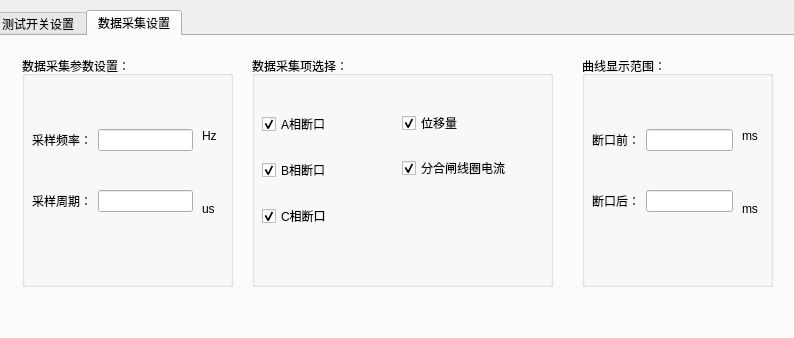
<?xml version="1.0" encoding="UTF-8"?>
<ui version="4.0">
 <class>TestObject</class>
 <widget class="QDialog" name="TestObject">
  <property name="geometry">
   <rect>
    <x>0</x>
    <y>0</y>
    <width>794</width>
    <height>338</height>
   </rect>
  </property>
  <property name="windowTitle">
   <string>试验参数设置</string>
  </property>
  <widget class="QTabWidget" name="tabWidget">
   <property name="geometry">
    <rect>
     <x>-10</x>
     <y>10</y>
     <width>811</width>
     <height>331</height>
    </rect>
   </property>
   <property name="currentIndex">
    <number>1</number>
   </property>
   <widget class="QWidget" name="tab">
    <attribute name="title">
     <string>测试开关设置</string>
    </attribute>
    <widget class="QGroupBox" name="groupBox">
     <property name="geometry">
      <rect>
       <x>150</x>
       <y>20</y>
       <width>211</width>
       <height>201</height>
      </rect>
     </property>
     <property name="title">
      <string>测试开关类型：</string>
     </property>
     <widget class="QWidget" name="layoutWidget">
      <property name="geometry">
       <rect>
        <x>30</x>
        <y>50</y>
        <width>102</width>
        <height>131</height>
       </rect>
      </property>
      <layout class="QVBoxLayout" name="verticalLayout">
       <item>
        <widget class="QRadioButton" name="radioButton_4">
         <property name="text">
          <string>断路器</string>
         </property>
        </widget>
       </item>
       <item>
        <widget class="QRadioButton" name="radioButton_5">
         <property name="text">
          <string>负荷开关</string>
         </property>
        </widget>
       </item>
      </layout>
     </widget>
    </widget>
    <widget class="QGroupBox" name="groupBox_2">
     <property name="geometry">
      <rect>
       <x>460</x>
       <y>20</y>
       <width>211</width>
       <height>201</height>
      </rect>
     </property>
     <property name="title">
      <string>测试开关动作方式：</string>
     </property>
     <widget class="QWidget" name="layoutWidget">
      <property name="geometry">
       <rect>
        <x>30</x>
        <y>50</y>
        <width>119</width>
        <height>121</height>
       </rect>
      </property>
      <layout class="QVBoxLayout" name="verticalLayout_2">
       <item>
        <widget class="QRadioButton" name="radioButton">
         <property name="text">
          <string>单次合闸</string>
         </property>
        </widget>
       </item>
       <item>
        <widget class="QRadioButton" name="radioButton_2">
         <property name="text">
          <string>单次分闸</string>
         </property>
        </widget>
       </item>
       <item>
        <widget class="QRadioButton" name="radioButton_3">
         <property name="text">
          <string>单次分合闸</string>
         </property>
        </widget>
       </item>
      </layout>
     </widget>
    </widget>
   </widget>
   <widget class="QWidget" name="tab_2">
    <attribute name="title">
     <string>数据采集设置</string>
    </attribute>
    <widget class="QGroupBox" name="groupBox_3">
     <property name="geometry">
      <rect>
       <x>30</x>
       <y>20</y>
       <width>211</width>
       <height>231</height>
      </rect>
     </property>
     <property name="title">
      <string>数据采集参数设置：</string>
     </property>
     <widget class="QLabel" name="label_3">
      <property name="geometry">
       <rect>
        <x>180</x>
        <y>70</y>
        <width>31</width>
        <height>20</height>
       </rect>
      </property>
      <property name="text">
       <string>Hz</string>
      </property>
     </widget>
     <widget class="QLabel" name="label_4">
      <property name="geometry">
       <rect>
        <x>180</x>
        <y>140</y>
        <width>41</width>
        <height>26</height>
       </rect>
      </property>
      <property name="text">
       <string>us</string>
      </property>
     </widget>
     <widget class="QWidget" name="layoutWidget">
      <property name="geometry">
       <rect>
        <x>10</x>
        <y>40</y>
        <width>161</width>
        <height>151</height>
       </rect>
      </property>
      <layout class="QVBoxLayout" name="verticalLayout_3">
       <item>
        <layout class="QHBoxLayout" name="horizontalLayout">
         <item>
          <widget class="QLabel" name="label">
           <property name="text">
            <string>采样频率：</string>
           </property>
          </widget>
         </item>
         <item>
          <widget class="QLineEdit" name="sampling_frequence"/>
         </item>
        </layout>
       </item>
       <item>
        <layout class="QHBoxLayout" name="horizontalLayout_2">
         <item>
          <widget class="QLabel" name="label_2">
           <property name="text">
            <string>采样周期：</string>
           </property>
          </widget>
         </item>
         <item>
          <widget class="QLineEdit" name="sampling_cycle"/>
         </item>
        </layout>
       </item>
      </layout>
     </widget>
    </widget>
    <widget class="QGroupBox" name="groupBox_4">
     <property name="geometry">
      <rect>
       <x>590</x>
       <y>20</y>
       <width>191</width>
       <height>231</height>
      </rect>
     </property>
     <property name="title">
      <string>曲线显示范围：</string>
     </property>
     <widget class="QLabel" name="label_5">
      <property name="geometry">
       <rect>
        <x>160</x>
        <y>70</y>
        <width>31</width>
        <height>20</height>
       </rect>
      </property>
      <property name="text">
       <string>ms</string>
      </property>
     </widget>
     <widget class="QLabel" name="label_6">
      <property name="geometry">
       <rect>
        <x>160</x>
        <y>140</y>
        <width>41</width>
        <height>26</height>
       </rect>
      </property>
      <property name="text">
       <string>ms</string>
      </property>
     </widget>
     <widget class="QWidget" name="layoutWidget">
      <property name="geometry">
       <rect>
        <x>10</x>
        <y>40</y>
        <width>141</width>
        <height>151</height>
       </rect>
      </property>
      <layout class="QVBoxLayout" name="verticalLayout_4">
       <item>
        <layout class="QHBoxLayout" name="horizontalLayout_3">
         <item>
          <widget class="QLabel" name="label_7">
           <property name="text">
            <string>断口前：</string>
           </property>
          </widget>
         </item>
         <item>
          <widget class="QLineEdit" name="fracture_before"/>
         </item>
        </layout>
       </item>
       <item>
        <layout class="QHBoxLayout" name="horizontalLayout_4">
         <item>
          <widget class="QLabel" name="label_8">
           <property name="text">
            <string>断口后：</string>
           </property>
          </widget>
         </item>
         <item>
          <widget class="QLineEdit" name="fracture_after"/>
         </item>
        </layout>
       </item>
      </layout>
     </widget>
    </widget>
    <widget class="QGroupBox" name="groupBox_5">
     <property name="geometry">
      <rect>
       <x>260</x>
       <y>20</y>
       <width>301</width>
       <height>231</height>
      </rect>
     </property>
     <property name="title">
      <string>数据采集项选择：</string>
     </property>
     <widget class="QWidget" name="">
      <property name="geometry">
       <rect>
        <x>10</x>
        <y>40</y>
        <width>102</width>
        <height>151</height>
       </rect>
      </property>
      <layout class="QVBoxLayout" name="verticalLayout_5">
       <item>
        <widget class="QCheckBox" name="A_fracture">
         <property name="text">
          <string>A相断口</string>
         </property>
         <property name="checked">
          <bool>true</bool>
         </property>
        </widget>
       </item>
       <item>
        <widget class="QCheckBox" name="B_fracture">
         <property name="text">
          <string>B相断口</string>
         </property>
         <property name="checked">
          <bool>true</bool>
         </property>
        </widget>
       </item>
       <item>
        <widget class="QCheckBox" name="C_fracture">
         <property name="text">
          <string>C相断口</string>
         </property>
         <property name="checked">
          <bool>true</bool>
         </property>
        </widget>
       </item>
      </layout>
     </widget>
     <widget class="QWidget" name="">
      <property name="geometry">
       <rect>
        <x>150</x>
        <y>40</y>
        <width>136</width>
        <height>101</height>
       </rect>
      </property>
      <layout class="QVBoxLayout" name="verticalLayout_6">
       <item>
        <widget class="QCheckBox" name="displacement">
         <property name="text">
          <string>位移量</string>
         </property>
         <property name="checked">
          <bool>true</bool>
         </property>
        </widget>
       </item>
       <item>
        <widget class="QCheckBox" name="coil_current">
         <property name="text">
          <string>分合闸线圈电流</string>
         </property>
         <property name="checked">
          <bool>true</bool>
         </property>
        </widget>
       </item>
      </layout>
     </widget>
    </widget>
    <zorder>groupBox_3</zorder>
    <zorder>groupBox_4</zorder>
    <zorder>layoutWidget</zorder>
    <zorder>groupBox_5</zorder>
   </widget>
  </widget>
 </widget>
 <resources/>
 <connections/>
</ui>
